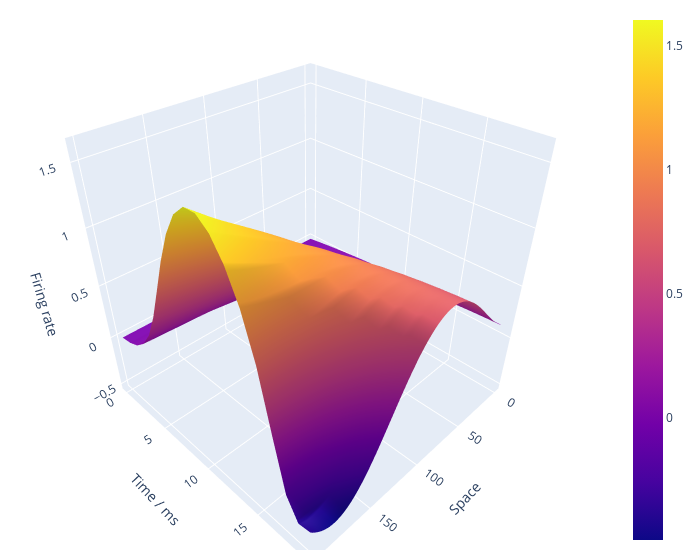

The cell this chart's notebook holds for it:
### Code cell
layout = go.Layout(scene = dict(
                    xaxis = dict(
                        title = 'Space',
                        tickmode = 'array',),
                    yaxis_title='Time / ms',
                    zaxis_title='Firing rate'),
                    width=700,
                    margin=dict(r=20, b=10, l=10, t=10))

fig = go.Figure(data=go.Surface(z=du), layout=layout)
fig.show()

### Figure 1 — Plotly figure (JSON) as saved in the notebook; plotly's stock layout.template omitted (floating-point values rounded to 4 significant figures; data arrays with more than 128 entries replaced by an {"elided": "..."} marker saying what was removed)
{"data": [{"type": "surface", "z": {"elided": "20x200 float values"}}], "layout": {"margin": {"b": 10, "l": 10, "r": 20, "t": 10}, "scene": {"xaxis": {"tickmode": "array", "title": {"text": "Space"}}, "yaxis": {"title": {"text": "Time / ms"}}, "zaxis": {"title": {"text": "Firing rate"}}}, "width": 700}}
